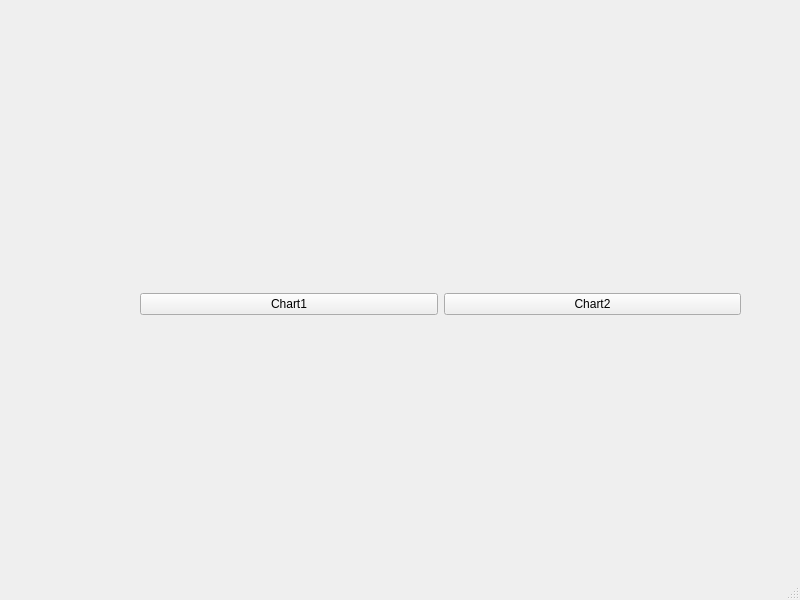
<?xml version="1.0" encoding="UTF-8"?>
<ui version="4.0">
 <class>MainWindow</class>
 <widget class="QMainWindow" name="MainWindow">
  <property name="geometry">
   <rect>
    <x>0</x>
    <y>0</y>
    <width>800</width>
    <height>600</height>
   </rect>
  </property>
  <property name="windowTitle">
   <string>MainWindow</string>
  </property>
  <widget class="QWidget" name="centralwidget">
   <widget class="QWidget" name="">
    <property name="geometry">
     <rect>
      <x>140</x>
      <y>69</y>
      <width>601</width>
      <height>471</height>
     </rect>
    </property>
    <layout class="QGridLayout" name="gridLayout">
     <item row="2" column="0">
      <widget class="QPushButton" name="pushButton">
       <property name="text">
        <string>Chart1</string>
       </property>
      </widget>
     </item>
     <item row="2" column="1">
      <widget class="QPushButton" name="pushButton_2">
       <property name="text">
        <string>Chart2</string>
       </property>
      </widget>
     </item>
     <item row="0" column="0" colspan="2">
      <layout class="QVBoxLayout" name="lay"/>
     </item>
    </layout>
   </widget>
  </widget>
  <widget class="QMenuBar" name="menubar">
   <property name="geometry">
    <rect>
     <x>0</x>
     <y>0</y>
     <width>800</width>
     <height>28</height>
    </rect>
   </property>
  </widget>
  <widget class="QStatusBar" name="statusbar"/>
 </widget>
 <resources/>
 <connections>
  <connection>
   <sender>pushButton</sender>
   <signal>clicked()</signal>
   <receiver>MainWindow</receiver>
   <slot>chart1()</slot>
   <hints>
    <hint type="sourcelabel">
     <x>233</x>
     <y>545</y>
    </hint>
    <hint type="destinationlabel">
     <x>294</x>
     <y>424</y>
    </hint>
   </hints>
  </connection>
  <connection>
   <sender>pushButton_2</sender>
   <signal>clicked()</signal>
   <receiver>MainWindow</receiver>
   <slot>chart2()</slot>
   <hints>
    <hint type="sourcelabel">
     <x>576</x>
     <y>534</y>
    </hint>
    <hint type="destinationlabel">
     <x>617</x>
     <y>416</y>
    </hint>
   </hints>
  </connection>
 </connections>
 <slots>
  <slot>chart1()</slot>
  <slot>chart2()</slot>
 </slots>
</ui>
